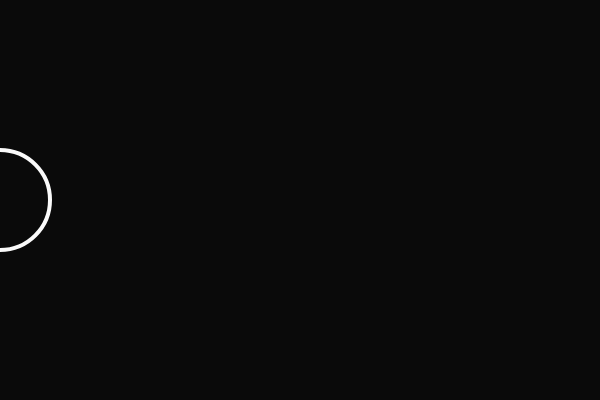
Frame 1 (no input)
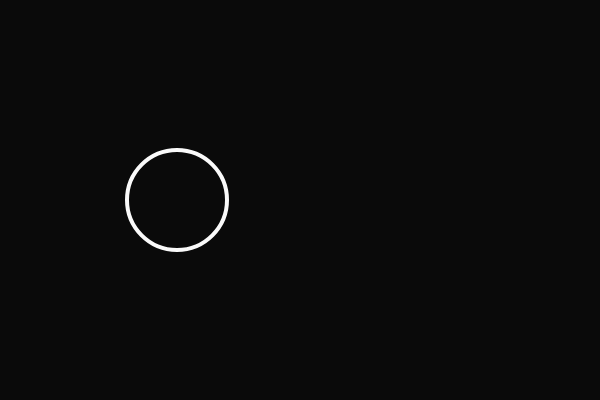
Frame 60 (no input)
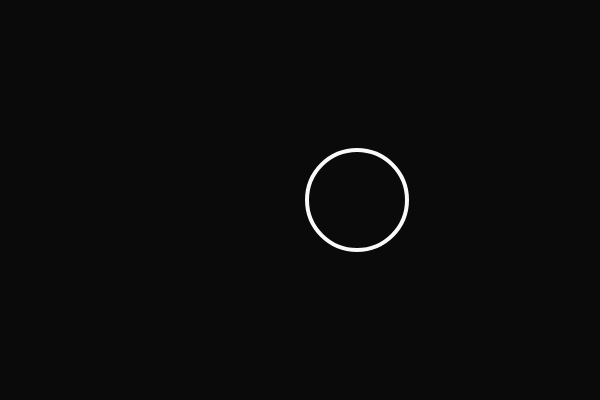
Frame 120 (the mouse pressed at the canvas centre since frame 60)

The p5.js sketch that drew these frames (run headless with seeded random() and noise() and a simulated clock; from frame 60 on, the mouse is pressed at the canvas centre):

// p5.js sketch
// ── sketch.js
var x = 0; // declaring the x variable that holds the startig position
var movment = 3; // the variable that holds the increase of the x position

function setup() {
  createCanvas(600, 400); // set up the canvas
}

function draw() {
  background(10); // background
  
  // shape properties
  stroke(250);
  strokeWeight(4);
  noFill();
  ellipse(x, 200, 100, 100); // draw the ellipse
  
  // bounce the ball
  if(x > (width - 50)) {
    movment *= -1;
    print("off the screen");
  }
  
  x += movment; // move the circle
}
